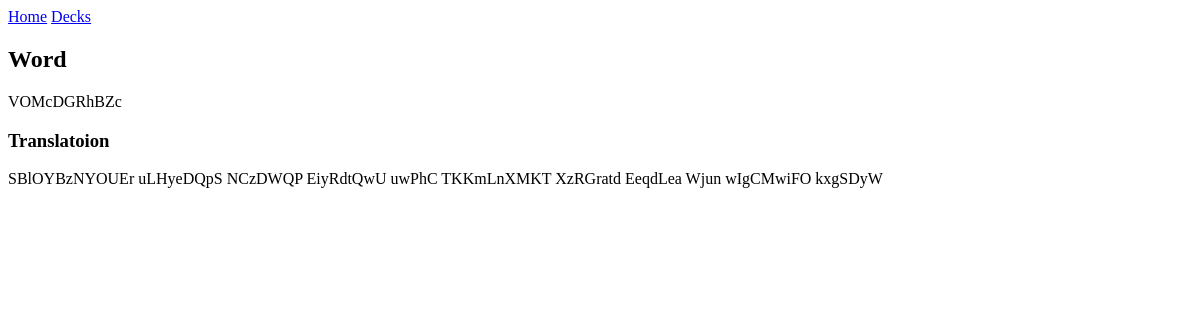
The page /deck/1/card/1 on the database as committed earlier.
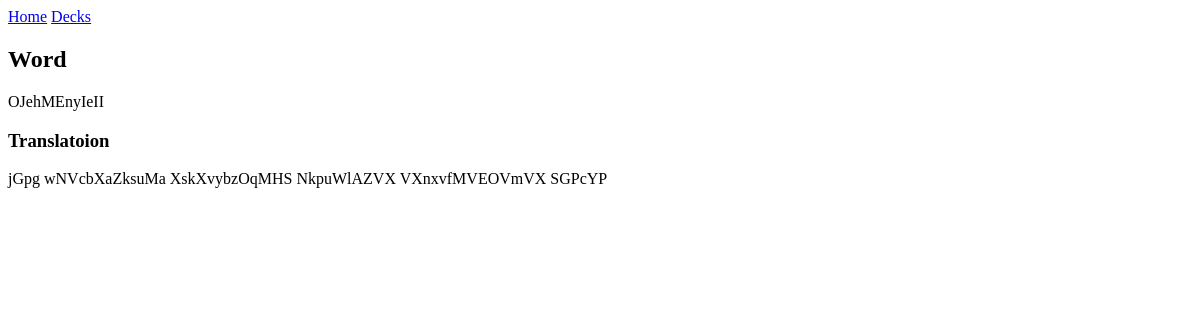
The same page on the database as committed later.
### tables this page shows
CREATE TABLE card (
                            card_id INTEGER PRIMARY KEY,
                            deck_id INTEGER,
                            word TEXT,
                            translation TEXT,
                            FOREIGN KEY(deck_id) REFERENCES deck(deck_id));

### app/views.py (the view)
@app.route("/deck/<deck_id>/card/<card_id>")
def card_detail(deck_id, card_id):
    card = CardsRepository.get_by_id(card_id)
    return render_template("card_detail.html", card=card)

### app/data/repositories/CardsRepository.py (called while the page is built)
def get_by_id(card_id: int) -> Optional[Card]:
    query = f"SELECT * FROM card WHERE card_id = {card_id};"
    c = conn.cursor()
    c.execute(query)
    card_details = c.fetchone()
    if card_details:
        return Card(*card_details)
    return None

### app/templates/card_detail.html
{% extends "index.html" %}
{% block body %}
<h2>Word</h2>
{{ card.word }}
<h3>Translatoion</h3>
{{ card.translation }}
{% endblock body %}

### app/templates/index.html (shortened to what this page needs)
<!DOCTYPE html>
<html lang="en">
<head>
</head>
<body>
    <a href="{{ url_for('home') }}">Home</a>
    <a href="{{ url_for('decks') }}">Decks</a>
    <br>
    {% block body %}
    {% endblock %}
</body>
</html>

Rows that differ between the two databases and show on the page:
changed card: word "VOMcDGRhBZc" → "OJehMEnyIeII"; translation "SBlOYBzNYOUEr uLHyeDQpS NCzDWQP EiyRdtQwU uwPhC TKKmLnXMKT XzRGratd EeqdLea Wjun wIgCMwiFO kxgSDyW" → "jGpg wNVcbXaZksuMa XskXvybzOqMHS NkpuWlAZVX VXnxvfMVEOVmVX SGPcYP"
